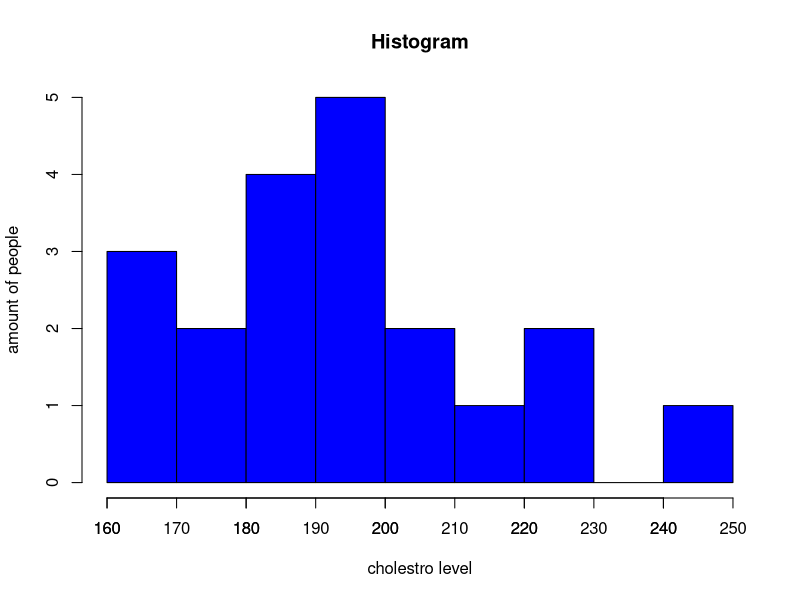
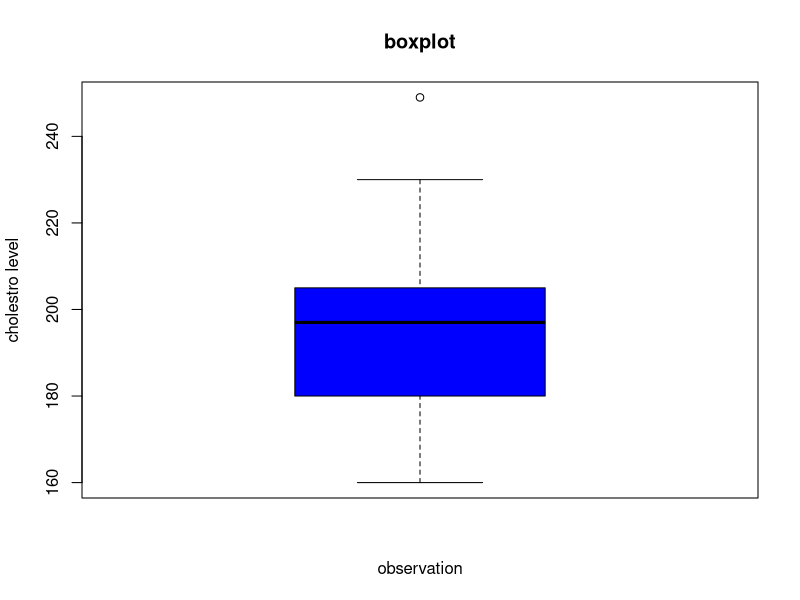
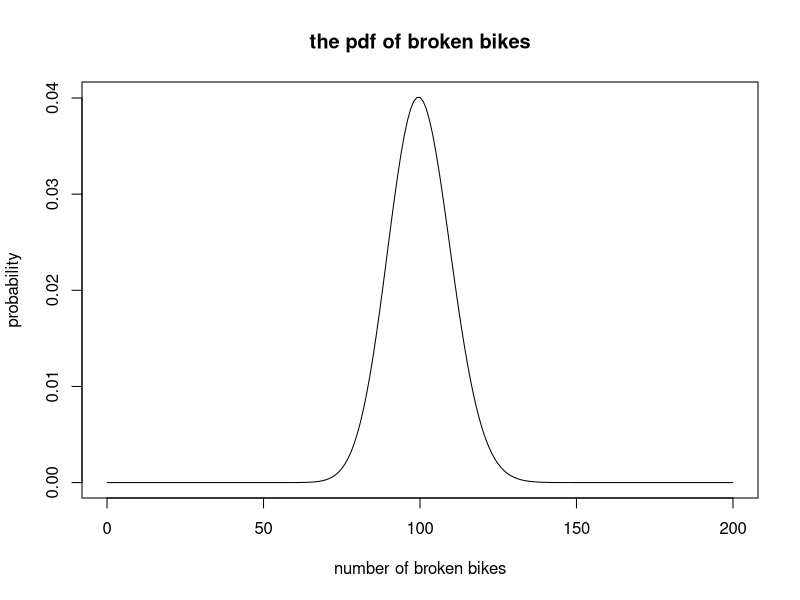
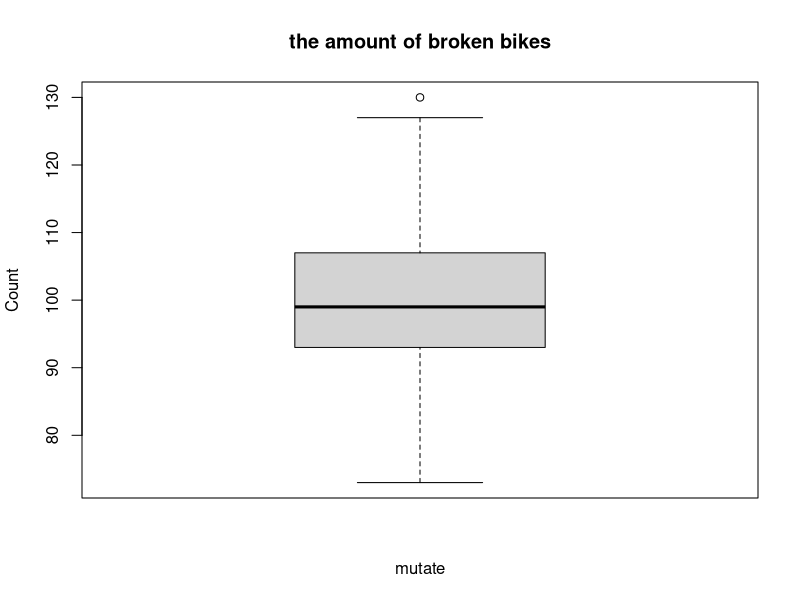

Reproduce these figures in R, in order.
## ---- chunk 1
cho=c(196,198,212,182,200,222,249,198,206,188,178,166,184,204,198,178,160,164,182,230)
hist(cho,col="blue",breaks = 10, main="Histogram", xlab="cholestro level",ylab = "amount of people")
axis(side = 1, at = seq(160,250,by=10))
## ---- chunk 2
boxplot(cho, col="blue", main="boxplot", xlab="observation", ylab="cholestro level" )
## ---- chunk 3
MyOutlierDetect<-function(x,value){
  s<-quantile(x,na.rm = TRUE)
  IQR<-IQR(x,na.rm = TRUE)
  min<-s[[2]]-1.5*IQR
  max<-s[[4]]+1.5*IQR
  if(value>=min & value<=max){
    return("NO")
  }else{
    return("YES")
  }
  
}

out=c()
for (i in 1:20){
out[i]=MyOutlierDetect(cho,cho[i])
}
out
cho[out=="YES"]
## ---- chunk 4
summary(cho)
## ---- chunk 5
mean=65
sd=2.7
pnorm(65,mean,sd)-pnorm(62,mean,sd)
## ---- chunk 6
a=(62-mean)/sd
a
b=(65-mean)/sd
b
## ---- chunk 7
0.5-0.1335
## ---- chunk 8
pnorm(70,mean,sd)
## ---- chunk 9
c=(70-mean)/sd
c
## ---- chunk 10
1-pnorm(60,mean,sd)
## ---- chunk 11
d=(60-mean)/sd
d
## ---- chunk 12
pnorm(60,mean,sd)+(1-pnorm(70,mean,sd))
## ---- chunk 13
(1-0.9678)+0.0322
## ---- chunk 14
0.6*0.4+0.4*0.5
## ---- chunk 15
0.6*0.55+0.4*0.05
## ---- chunk 16
0.6*0.05+0.4*0.45
## ---- chunk 17
23/80
## ---- chunk 18
(0.9*0.1)/((0.9*0.1)+(0.1*0.8))
## ---- chunk 19
p=(0.2*0.1)/((0.2*0.1)+(0.9*0.9))
200*p*100
## ---- chunk 20
xvalue<-seq(0, 200,length.out =  201)
yvalue<-dbinom(xvalue, size=10000, prob=0.01)
plot(xvalue, yvalue, main="the pdf of broken bikes", type="l",xlab="number of broken bikes",ylab="probability")
## ---- chunk 21
1-pbinom(120,400,0.25)
## ---- chunk 22
mutate<-rbinom(365,10000,0.01)
## ---- chunk 23
#利用boxplot 觀察
boxplot(mutate, main="the amount of broken bikes", xlab="mutate", ylab="Count" )
## ---- chunk 24
MyOutlierDetect<-function(x,value){
  s<-quantile(x,na.rm = TRUE)
  IQR<-IQR(x,na.rm = TRUE)
  min<-s[[2]]-1.5*IQR
  max<-s[[4]]+1.5*IQR
  if(value>=min & value<=max){
    return("NO")
  }else{
    return("YES")
  }
  
}
## ---- chunk 25
is.out<-c()
for(i in 1:365){
  is.out[i]<-MyOutlierDetect(mutate,mutate[i])
}
length(is.out[is.out=="YES"])
